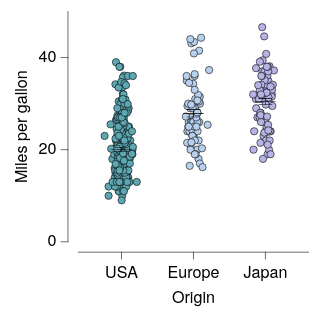

Vega-Lite specification for this chart:
### Vega-Lite specification from a JSON file in a GitHub repository (floating-point values rounded to 4 significant figures; data arrays with more than 128 entries replaced by an {"elided": "..."} marker saying what was removed)
{"background": null, "config": {"arc": {"fill": "#DBDBDB", "fillOpacity": 1.0, "innerRadius": 25.0, "padAngle": 0.03, "stroke": "black", "strokeOpacity": 1, "strokeWidth": 0.25}, "area": {"fill": "#DBDBDB", "fillOpacity": 1.0, "stroke": "black", "strokeOpacity": 1, "strokeWidth": 0.25}, "axis": {"domain": true, "domainCap": "round", "domainColor": "black", "domainWidth": 0.25, "grid": false, "gridCap": "round", "gridColor": "#F1F1F1", "gridDash": [0, 0], "gridOpacity": 1.0, "gridWidth": 0.25, "labelColor": "black", "labelFont": "Helvetica Neue, HelveticaNeue, Helvetica, Arial, sans-serif", "labelFontSize": 7, "labelFontStyle": "normal", "labelFontWeight": 400, "offset": 4.5, "ticks": true, "tickCap": "round", "tickColor": "black", "tickRound": false, "tickSize": 3, "tickWidth": 0.25, "titleColor": "black", "titleFont": "Helvetica Neue, HelveticaNeue, Helvetica, Arial, sans-serif", "titleFontSize": 7, "titleFontStyle": "normal", "titleFontWeight": 400}, "axisX": {"domain": true, "labelAlign": "center", "labelAngle": 0, "labels": true, "ticks": true, "translate": 0}, "axisY": {"domain": true, "labelAlign": "right", "labelAngle": 0, "labels": true, "ticks": true, "translate": 0}, "axisRight": {"domain": true, "labelAlign": "left", "labelAngle": 0, "labels": true, "ticks": true, "translate": 0}, "axisTop": {"domain": true, "labelAlign": "center", "labelAngle": 0, "labels": true, "ticks": true, "translate": 0}, "axisBand": {"tickOffset": 0}, "bar": {"fill": "#DBDBDB", "fillOpacity": 1.0, "stroke": "black", "strokeOpacity": 1, "strokeWidth": 0.25}, "boxplot": {"size": 9.0, "ticks": {"cornerRadius": 0.25, "fill": "black", "opacity": 1, "size": 4.5, "thickness": 0.25}, "box": {"fillOpacity": 1.0, "stroke": "black", "strokeOpacity": 1, "strokeWidth": 0.25}, "median": {"cornerRadius": 0, "fill": "black", "fillOpacity": 1.0, "opacity": 1, "size": 9.0, "thickness": 0.25}, "rule": {"fill": "black", "fillOpacity": 1.0, "size": 10.0, "stroke": "black", "strokeDash": [0, 0], "strokeOpacity": 1, "strokeWidth": 0.25}, "outliers": {"color": "black", "fill": "black", "fillOpacity": 1.0, "size": 0, "stroke": "black", "strokeOpacity": 1, "strokeWidth": 0.25}}, "circle": {"fill": "black", "fillOpacity": 1.0, "size": 1.25, "stroke": null, "strokeOpacity": 1, "strokeWidth": 0.25}, "errorband": {"band": {"fillOpacity": 0.6, "stroke": null, "strokeWidth": 0.25, "strokeOpacity": 1}, "borders": {"opacity": 0, "strokeOpacity": 0.25, "strokeWidth": 1}}, "errorbar": {"opacity": 1, "rule": {"strokeDash": [0, 0], "strokeWidth": 0.25}, "ticks": {"color": "black", "cornerRadius": 0.125, "opacity": 1, "size": 6.0, "thickness": 0.25}, "thickness": 0.25}, "font": "Helvetica Neue, HelveticaNeue, Helvetica, Arial, sans-serif", "geoshape": {"fill": "#DBDBDB", "fillOpacity": 1.0, "stroke": "black", "strokeOpacity": 1, "strokeWidth": 0.25}, "header": {"labelColor": "black", "labelFont": "Helvetica Neue, HelveticaNeue, Helvetica, Arial, sans-serif", "labelFontSize": 7, "labelFontStyle": "normal", "labelFontWeight": 400, "titleColor": "black", "titleFont": "Helvetica Neue, HelveticaNeue, Helvetica, Arial, sans-serif", "titleFontSize": 7, "titleFontStyle": "normal", "titleFontWeight": 400, "titlePadding": 0}, "legend": {"disable": false, "offset": 4.5, "titlePadding": 4, "labelOffset": 2, "gradientLabelOffset": 2, "gradientLength": 50.0, "gradientThickness": 5.0, "gradientOpacity": 1.0, "gradientStrokeColor": "black", "gradientStrokeWidth": 0.25, "labelColor": "black", "labelFont": "Helvetica Neue, HelveticaNeue, Helvetica, Arial, sans-serif", "labelFontSize": 7, "labelFontStyle": "normal", "labelFontWeight": 400, "strokeColor": "black", "strokeWidth": 0, "symbolSize": 42, "symbolStrokeColor": "black", "symbolStrokeWidth": 0.25, "titleColor": "black", "titleFont": "Helvetica Neue, HelveticaNeue, Helvetica, Arial, sans-serif", "titleFontSize": 7, "titleFontStyle": "normal", "titleFontWeight": 400}, "line": {"color": "black", "stroke": "black", "strokeCap": "butt", "strokeDash": [0, 0], "strokeOpacity": 1, "strokeWidth": 0.5}, "point": {"filled": true, "fill": "#DBDBDB", "fillOpacity": 1.0, "size": 5.0, "stroke": "black", "strokeOpacity": 1, "strokeWidth": 0.25}, "range": {"category": ["#5CA7B1", "#B7D0EE", "#B7B3E4", "#B3DAB5", "#F5E1B3", "#3D727B", "#809DC7", "#867DAC", "#80A988", "#CBB17A", "#204148", "#546B94", "#584C77", "#507B5F", "#9D824D"], "diverging": {"scheme": ["#6F572A", "#876E43", "#9E875F", "#B5A17F", "#CABBA2", "#DCD6CC", "#F4F1E9", "#C9D7DA", "#9DBFC6", "#78A5AF", "#558B96", "#36717C", "#1A5762"]}, "heatmap": {"scheme": ["#32022B", "#43044D", "#4C196E", "#4D338C", "#484DA6", "#3A68BB", "#1D83CA", "#1D9CCB", "#23B5C9", "#28CDC5", "#4DE0B4", "#91EE9F"]}, "ordinal": {"scheme": ["#F1F1F1", "#DBDBDB", "#C6C6C6", "#B2B2B2", "#9D9D9D", "#898989", "#767676", "#636363", "#515151", "#404040", "#2F2F2F", "#1F1F1F"]}, "ramp": {"scheme": ["#32022B", "#43044D", "#4C196E", "#4D338C", "#484DA6", "#3A68BB", "#1D83CA", "#1D9CCB", "#23B5C9", "#28CDC5", "#4DE0B4", "#91EE9F"]}}, "rule": {"color": "black", "stroke": "black", "strokeCap": "round", "strokeDash": [2, 2], "strokeOpacity": 1, "strokeWidth": 0.25}, "scale": {"bandPaddingInner": 0.1, "bandPaddingOuter": 0.1, "round": false}, "rect": {"fill": "#DBDBDB", "fillOpacity": 1.0, "stroke": "black", "strokeOpacity": 1, "strokeWidth": 0.25}, "square": {"fill": "#DBDBDB", "fillOpacity": 1.0, "size": 10.0, "stroke": "black", "strokeOpacity": 1, "strokeWidth": 0.25}, "text": {"color": "black", "font": "Helvetica Neue, HelveticaNeue, Helvetica, Arial, sans-serif", "fontSize": 7, "fontStyle": "normal", "fontWeight": 400}, "tick": {"color": "black", "cornerRadius": 0.125, "opacity": 1.0, "size": 9.0, "thickness": 0.25}, "title": {"anchor": "middle", "frame": "group", "color": "black", "font": "Helvetica Neue, HelveticaNeue, Helvetica, Arial, sans-serif", "fontSize": 7, "fontStyle": "normal", "fontWeight": 400, "subtitleColor": "black", "subtitleFont": "Helvetica Neue, HelveticaNeue, Helvetica, Arial, sans-serif", "subtitleFontSize": "Helvetica Neue, HelveticaNeue, Helvetica, Arial, sans-serif", "subtitleFontStyle": "normal", "subtitleFontWeight": 400}, "trail": {"color": "black", "opacity": 1, "size": 0.5}, "view": {"continuousWidth": 100, "continuousHeight": 100, "discreteWidth": 100, "discreteHeight": 100, "fill": null, "stroke": null, "strokeWidth": 0.25}}, "layer": [{"data": {"name": "data-5a85ede2053d4aec77293cfb476ae07b"}, "mark": {"type": "circle", "opacity": 1.0, "size": 10.0, "stroke": "black", "strokeOpacity": 1, "strokeWidth": 0.25}, "encoding": {"color": {"field": "Origin", "legend": null, "scale": {"domain": ["USA", "Europe", "Japan"]}, "sort": ["USA", "Europe", "Japan"], "title": null, "type": "nominal"}, "x": {"axis": {}, "field": "Origin", "scale": {"domain": ["USA", "Europe", "Japan"]}, "sort": ["USA", "Europe", "Japan"], "title": "Origin", "type": "nominal"}, "xOffset": {"field": "jitter_x", "scale": {"domain": [-7.33, 7.33], "range": [5.17, 19.83]}, "type": "quantitative"}, "y": {"field": "Miles_per_Gallon", "title": "Miles per gallon", "type": "quantitative"}}}, {"data": {"name": "data-64e7897fd8423deef5c97d660b6d3367"}, "mark": {"type": "errorbar"}, "encoding": {"x": {"axis": {}, "field": "Origin", "scale": {"domain": ["USA", "Europe", "Japan"]}, "sort": ["USA", "Europe", "Japan"], "title": "Origin", "type": "nominal"}, "y": {"field": "__mean", "title": "Miles per gallon", "type": "quantitative"}, "yError": {"field": "__error"}}}, {"data": {"name": "data-64e7897fd8423deef5c97d660b6d3367"}, "mark": {"type": "tick"}, "encoding": {"x": {"axis": {}, "field": "Origin", "scale": {"domain": ["USA", "Europe", "Japan"]}, "sort": ["USA", "Europe", "Japan"], "title": "Origin", "type": "nominal"}, "y": {"field": "__mean", "title": "Miles per gallon", "type": "quantitative"}}}], "$schema": "https://vega.github.io/schema/vega-lite/v6.4.1.json", "datasets": {"data-5a85ede2053d4aec77293cfb476ae07b": {"elided": "398 records"}, "data-64e7897fd8423deef5c97d660b6d3367": [{"Origin": "USA", "__mean": 20.08, "__error": 0.4058, "__dysonsphere__": 1}, {"Origin": "Japan", "__mean": 30.45, "__error": 0.6852, "__dysonsphere__": 1}, {"Origin": "Europe", "__mean": 27.89, "__error": 0.8037, "__dysonsphere__": 1}]}}
